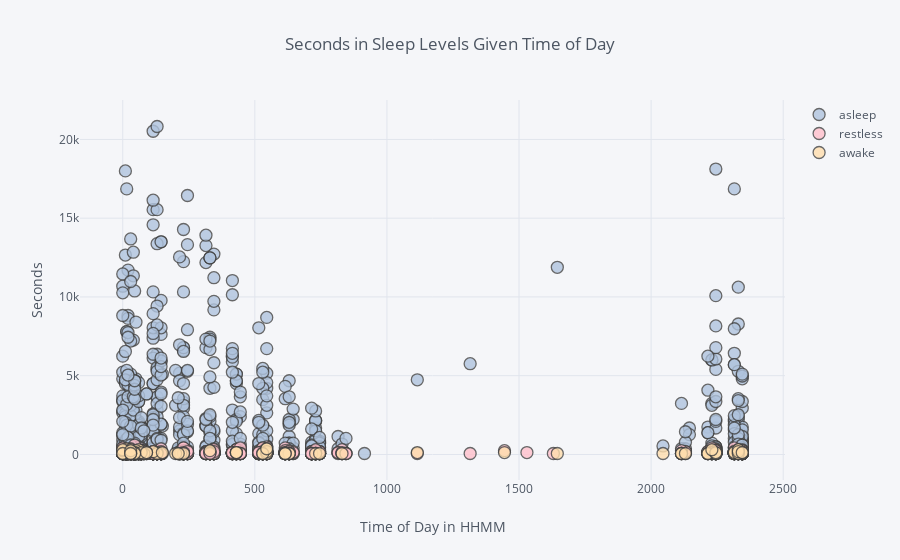

Write notebook code for a chart like this one.
### Code cell
ds['min_map'] = ds['min'].apply(map_mins)
ds['hr_min'] = ds.apply(lambda x:'%s%s' % (x['hour'],x['min_map']),axis=1)
ds.iplot(x='hr_min',
         y='seconds',
         categories='level',
         title = 'Seconds in Sleep Levels Given Time of Day',
         colors = {'asleep':'lightsteelblue','awake':'navajowhite','restless':'pink'},
         xTitle = 'Time of Day in HHMM',
         yTitle = 'Seconds'
         )

### Figure 1 — Plotly figure (JSON) as saved in the notebook; plotly's stock layout.template omitted (floating-point values rounded to 4 significant figures; data arrays with more than 128 entries replaced by an {"elided": "..."} marker saying what was removed)
{"data": [{"marker": {"color": "lightsteelblue", "line": {"width": 1.3}, "opacity": 0.8, "size": 12, "symbol": "circle"}, "mode": "markers", "name": "asleep", "textfont": {"color": "#4D5663"}, "type": "scatter", "uid": "36066708-2e63-11e9-b97e-8c8590afe7a0", "x": {"elided": "809 str values"}, "y": {"elided": "809 int values"}}, {"marker": {"color": "pink", "line": {"width": 1.3}, "opacity": 0.8, "size": 12, "symbol": "circle"}, "mode": "markers", "name": "restless", "textfont": {"color": "#4D5663"}, "type": "scatter", "uid": "36066870-2e63-11e9-833f-8c8590afe7a0", "x": {"elided": "823 str values"}, "y": {"elided": "823 int values"}}, {"marker": {"color": "navajowhite", "line": {"width": 1.3}, "opacity": 0.8, "size": 12, "symbol": "circle"}, "mode": "markers", "name": "awake", "textfont": {"color": "#4D5663"}, "type": "scatter", "uid": "36066910-2e63-11e9-8e85-8c8590afe7a0", "x": ["2315", "530", "430", "430", "015", "130", "130", "1445", "220", "2215", "545", "2230", "030", "00", "2330", "2330", "20", "730", "2345", "545", "2315", "015", "2345", "1115", "045", "115", "015", "2330", "2315", "2345", "545", "545", "630", "70", "70", "430", "430", "90", "2345", "030", "2245", "70", "230", "60", "745", "2215", "2245", "150", "40", "50", "50", "045", "10", "80", "10", "1645", "200", "2045", "210", "2115", "2115", "2115", "2130", "2215", "530", "545", "615", "615", "2245", "70", "2330", "00", "030", "30", "00", "045", "045", "00", "00", "2245", "2230", "330", "2330", "2330", "030", "030", "830", "90", "2345", "030"], "y": [60, 60, 120, 120, 360, 120, 60, 120, 60, 60, 180, 120, 300, 180, 60, 60, 180, 60, 120, 360, 180, 60, 60, 120, 60, 180, 180, 300, 120, 60, 60, 180, 60, 60, 180, 120, 120, 120, 120, 60, 60, 240, 60, 300, 60, 60, 60, 120, 180, 240, 60, 120, 120, 60, 120, 60, 60, 60, 60, 60, 60, 60, 60, 60, 60, 360, 60, 60, 60, 120, 60, 60, 60, 180, 240, 120, 60, 300, 60, 120, 300, 240, 300, 180, 60, 240, 60, 120, 120, 60]}], "layout": {"legend": {"bgcolor": "#F5F6F9", "font": {"color": "#4D5663"}}, "paper_bgcolor": "#F5F6F9", "plot_bgcolor": "#F5F6F9", "title": "Seconds in Sleep Levels Given Time of Day", "titlefont": {"color": "#4D5663"}, "xaxis": {"gridcolor": "#E1E5ED", "showgrid": true, "tickfont": {"color": "#4D5663"}, "title": "Time of Day in HHMM", "titlefont": {"color": "#4D5663"}, "zerolinecolor": "#E1E5ED"}, "yaxis": {"gridcolor": "#E1E5ED", "showgrid": true, "tickfont": {"color": "#4D5663"}, "title": "Seconds", "titlefont": {"color": "#4D5663"}, "zerolinecolor": "#E1E5ED"}}}
